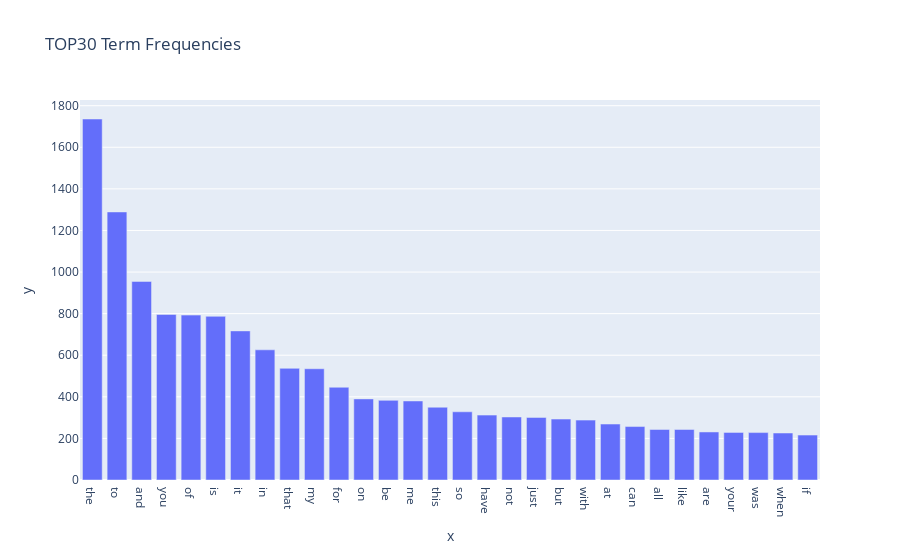

This figure's notebook cell:
### Markdown cell above
---
### ** >>> Exercise 1 (Take home): **  
Plot word frequency for Top 30 words in both train and test dataset. (Hint: refer to DM lab 1)

### Code cell
# Answer here
from sklearn.feature_extraction.text import CountVectorizer
import numpy as np
import plotly.express as px

count_vect = CountVectorizer(max_features=30)
train_df_counts = count_vect.fit_transform(train_df.text) #learn the vocabulary and return document-term matrix
#test_df_counts = count_vect.fit_transform(test_df.text)
train_term_frequencies = np.asarray(train_df_counts.sum(axis=0))[0]
#train_term_frequencies
dicts_14 = {}
for a,b in zip(count_vect.get_feature_names_out(), train_term_frequencies):
    dicts_14[a] = b
dicts_14 = sorted(dicts_14.items(), key = lambda x:x[1], reverse= True)
print(dicts_14)
x = [dicts_14[i][0] for i in range(30)]
y = [dicts_14[i][1] for i in range(30)]
fig3 = px.bar(x = x, y = y, title = "TOP30 Term Frequencies")
fig3.show()
print("We only pick the top 30 frequency tems to visualize")

### Figure 1 — Plotly figure (JSON) as saved in the notebook; plotly's stock layout.template omitted (floating-point values rounded to 4 significant figures)
{"data": [{"alignmentgroup": "True", "hovertemplate": "x=%{x}<br>y=%{y}<extra></extra>", "legendgroup": "", "marker": {"color": "#636efa", "pattern": {"shape": ""}}, "name": "", "offsetgroup": "", "orientation": "v", "showlegend": false, "textposition": "auto", "type": "bar", "x": ["the", "to", "and", "you", "of", "is", "it", "in", "that", "my", "for", "on", "be", "me", "this", "so", "have", "not", "just", "but", "with", "at", "can", "all", "like", "are", "your", "was", "when", "if"], "xaxis": "x", "y": [1736, 1289, 955, 796, 793, 787, 717, 626, 537, 535, 446, 390, 383, 380, 350, 328, 312, 303, 301, 293, 288, 269, 257, 243, 243, 231, 229, 228, 226, 216], "yaxis": "y"}], "layout": {"barmode": "relative", "legend": {"tracegroupgap": 0}, "title": {"text": "TOP30 Term Frequencies"}, "xaxis": {"anchor": "y", "domain": [0, 1], "title": {"text": "x"}}, "yaxis": {"anchor": "x", "domain": [0, 1], "title": {"text": "y"}}}}
